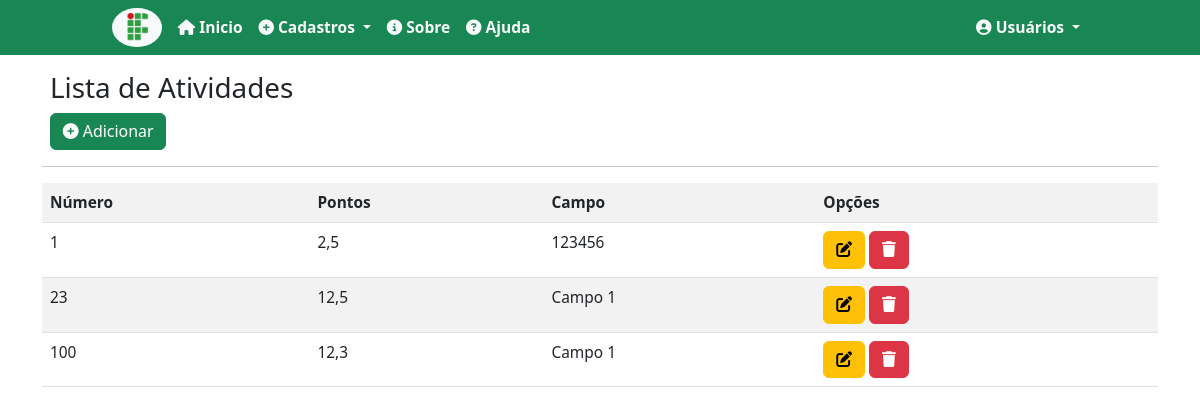
The app's page /atividades/ with its own data.
### records/models.py (models this page shows, shortened)
class Activity(models.Model):
    number = models.IntegerField(verbose_name="Número", unique=True)
    points = models.DecimalField(verbose_name="Pontos", decimal_places=1, max_digits=4)
    details = models.CharField(max_length=100, verbose_name="Detalhes")
    description = models.CharField(max_length=150, verbose_name='Descrição')
    field = models.ForeignKey(Field, on_delete= models.PROTECT, verbose_name='Campo')
    class Meta:
        verbose_name = 'Atividade'
        ordering = ['number']

class Field(models.Model):
    name = models.CharField(max_length=50, verbose_name='Nome')
    description = models.CharField(max_length=150, verbose_name='Descrição')
    class Meta:
        verbose_name = 'Campo'
        ordering = ['name']

### records/views.py (the view)
# urls.py: path('atividades/', ActivityList.as_view(), name='list-activity'),
class ActivityList(ListView):
    model = Activity
    template_name = 'records/lists/activity.html'

### records/templates/records/lists/activity.html (shortened to what this page needs)
{% extends 'pages/base.html' %}
{% load static %}
{% block content %}
    <div class="m-2">
        <h3>Lista de Atividades</h3>
        <a class="btn btn-success" href="{% url 'add-activity'%}"><i class="fa-solid fa-circle-plus"></i> Adicionar</a>
    </div>
    <hr>
    <div class="table-responsive">
        <table class="table table-striped">
            <th>
                Número
            </th>
            <th>
                Pontos
            </th>
            <th>
                Campo
            </th>
            <th>
                Opções
            </th>
            {% for activity in object_list %}
            <tr>
               <td>
                    {{activity.number}}
               </td>
               <td>
                    {{ activity.points}}
               </td>
               <td>
                    {{ activity.field.name }}
               </td>
               <td>
                    <a href="{% url 'edit-activity' activity.pk %}" class="btn btn-warning"> <i class="fa-solid fa-pen-to-square"></i></a>
                    <a href="{% url 'delete-activity' activity.pk %}" class="btn btn-danger"> <i class="fa-solid fa-trash"></i> </a>
               </td>
            </tr>
            {% empty %}
            <tr>
                <td colspan="3"> Não há nenhum registro até o momento </td>
            </tr>
            {% endfor %}
        </table>
    </div>
{% endblock%}

### static/css/style.css (style rules this page uses)
* { font-size: 0.995em; }
body { background-color: rgb(235, 217, 217); }

### records on screen
Activity: number "1", points "2,5", field.name "123456"
Activity: number "23", points "12,5", field.name "Campo 1"
Activity: number "100", points "12,3", field.name "Campo 1"
